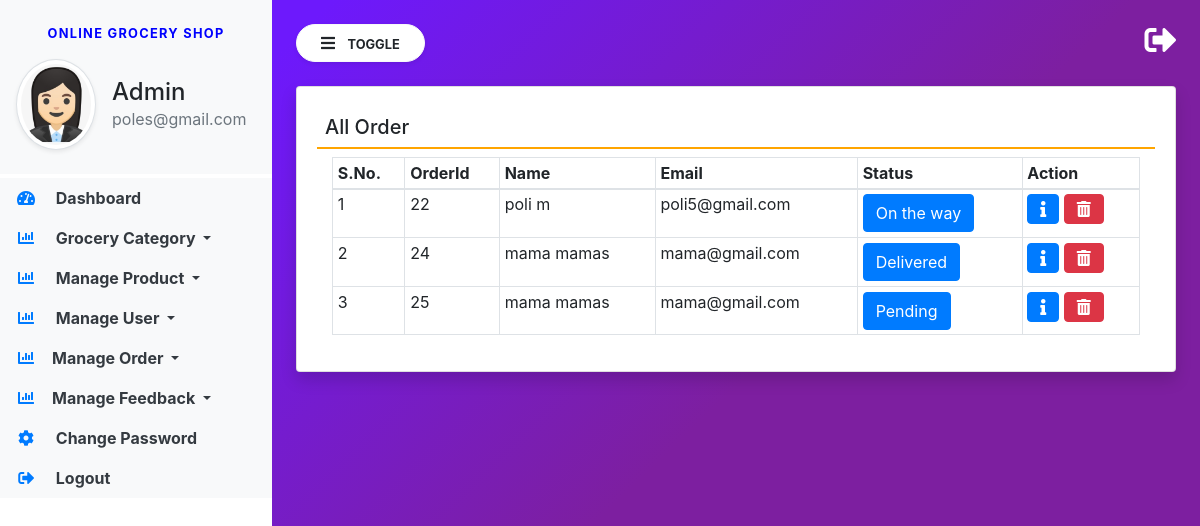
The page /manage-order/ (signed in) on the database its author committed.
### groceryapp/models.py (models this page shows, shortened)
class Booking(models.Model):
    user = models.ForeignKey(User, on_delete=models.CASCADE, null=True, blank=True)
    product = models.TextField(default={'objects': []}, null=True, blank=True)
    total = models.CharField(max_length=100, null=True, blank=True)
    status = models.IntegerField(choices=ORDERSTATUS, default=1)
    created = models.DateTimeField(auto_now_add=True)
    updated = models.DateTimeField(auto_now=True)

### groceryapp/views.py (the view)
# urls.py: path('manage-order/', manage_order, name="manage_order"),
def manage_order(request):
    if not request.user.is_staff:
        return redirect('admin_login')
    action = request.GET.get('action', 0)
    order = Booking.objects.filter(status=int(action))
    order_status = ORDERSTATUS[int(action)-1][1]
    if int(action) == 0:
        order = Booking.objects.filter()
        order_status = 'All'
    return render(request, 'manage_order.html', locals())

### groceryapp/templatetags/custom_tags.py (called while the page is built)
@register.filter()
def get_product(productli):
    try:
        productli = productli.replace("'", '"')
        myli = json.loads(str(productli))['objects'][0]
        print(myli)
        pro_li = []
        for i, j in myli.items():
            pro_li.append(int(i))
        product = Product.objects.filter(id__in=pro_li)
        print(product)
        return product
    except:
        return None

@register.simple_tag
def get_qty(pro, bookid):
    try:
        book = Booking.objects.get(id=bookid)
        productli = book.product.replace("'", '"')
        myli = json.loads(str(productli))['objects'][0]
        return myli[str(pro)]
    except:
        return 0

### groceryapp/templates/manage_order.html (shortened to what this page needs)
{% extends 'admin_base.html' %}
{% block main %}
{% load custom_tags %}
<div class="card shadow">
    <div class="card-body">
        <h5 class="p-2" style="border-bottom: 2px solid orange;">{{order_status}} Order</h5>
        <div class="container-fluid">
            <table class="table table-bordered table-sm" id="example">
                <thead>
                <tr>
                    <th>S.No.</th>
                    <th>OrderId</th>
                    <th>Name</th>
                    <th>Email</th>
                    <th>Status</th>
                    <th>Action</th>
                </tr>
                </thead>
                <tbody>
                {% for i in order %}
                <tr>
                    <td>{{forloop.counter}}</td>
                    <td>{{i.id}}</td>
                    <td>{{i.user.first_name}} {{i.user.last_name}}</td>
                    <td>{{i.user.username}}</td>
                    <td>
                      <a href="/admin-order-track/{{i.id}}/" class="btn btn-primary" title="Track Status">{{i.get_status_display}}</a>
                    </td>
                    <td>
                      <button type="button" class="btn btn-primary" data-toggle="modal" data-target="#exampleModal-{{forloop.counter}}">
                          <i class="fas fa-info"></i>
                      </button>
                        <a href="/delete-order/{{i.id}}/?action={{request.GET.action}}" class="btn btn-danger"
                           onclick="return confirm('Are You Sure?')">
                            <i class="fas fa-trash-alt"></i>
                        </a>
                    </td>
                </tr>
                {% endfor %}
                </tbody>
            </table>
        </div>
    </div>
</div>
{% endblock %}

### groceryapp/templates/admin_base.html (shortened to what this page needs)
{% load static %}
<html lang="en">
<head>
    <link rel="stylesheet" href="https://maxcdn.bootstrapcdn.com/bootstrap/4.3.1/css/bootstrap.min.css">
    <link rel="stylesheet" href="https://use.fontawesome.com/releases/v5.6.3/css/all.css"
>
    <link rel="stylesheet" type="text/css" href="{% static 'css/sidebar.css' %}">
</head>
<body>
<div class="vertical-nav bg-white" id="sidebar">
    <div class="py-4 px-3 mb-1 bg-light">
        <p class="font-weight-bold text-uppercase px-3 small dashboard-text text-center">Online Grocery Shop</p>
        <div class="media d-flex align-items-center">
            <img src="{% static 'images/adminlogo.png' %}" width="80" height="80"
                 class="mr-3 rounded-circle img-thumbnail shadow-sm">
            <div class="media-body">
                <h4 class="mb-0">Admin</h4>
                <p class="text-muted mb-0">{{request.user.email}}</p>
            </div>
        </div>
    </div>
    <ul class="nav flex-column bg-white">
        <li class="nav-item">
            <a href="/admindashboard/" class="nav-link text-dark bg-light">
                <i class="fas fa-tachometer-alt fa-fw mr-3 text-primary"></i>
                Dashboard
            </a>
        </li>
        <li class="nav-item dropdown">
            <a class="nav-link dropdown-toggle text-dark bg-light" href="#" id="navbardrop" data-toggle="dropdown">
                <i class="fas fa-chart-bar mr-3 text-primary fa-fw"></i> Grocery Category
            </a>
        </li>
        <li class="nav-item dropdown">
            <a class="nav-link dropdown-toggle text-dark bg-light" href="#" id="navbardrop" data-toggle="dropdown">
                <i class="fas fa-chart-bar mr-3 text-primary fa-fw"></i> Manage Product
            </a>
        </li>
        <li class="nav-item dropdown">
            <a class="nav-link dropdown-toggle text-dark bg-light" href="#" id="navbardrop" data-toggle="dropdown">
                <i class="fas fa-chart-bar mr-3 text-primary fa-fw"></i> Manage User
            </a>
        </li>
        <li class="nav-item dropdown">
            <a class="nav-link dropdown-toggle text-dark bg-light" href="#" id="navbardrop" data-toggle="dropdown">
                <i class="fas fa-chart-bar mr-3 text-primary fa-fw"></i>Manage Order
            </a>
        </li>
        <li class="nav-item dropdown">
            <a class="nav-link dropdown-toggle text-dark bg-light" href="#" id="navbardrop" data-toggle="dropdown">
                <i class="fas fa-chart-bar mr-3 text-primary fa-fw"></i>Manage Feedback
            </a>
        </li>
        <li class="nav-item">
            <a href="/admin-change-password/" class="nav-link text-dark bg-light">
                <i class="fas fa-cog mr-3 text-primary fa-fw"></i>
                Change Password
            </a>
        </li>
        <li class="nav-item">
            <a href="/logout/" class="nav-link text-dark bg-light">
                <i class="fas fa-sign-out-alt mr-3 text-primary fa-fw"></i>
                Logout
            </a>
        </li>
    </ul>
</div>
<div class="page-content p-4" id="content">
    <a href="/logout/" title="logout" class="float-right text-white"><i class="fas fa-sign-out-alt fa-2x"></i></a>
    <button id="sidebarCollapse" type="button" class="btn btn-light bg-white rounded-pill shadow-sm px-4 mb-4">
        <i class="fas fa-bars mr-2"></i>
        <small class="text-uppercase font-weight-bold">Toggle</small>
    </button>
    {% block main %}
    {% endblock %}
</div>
</body>
</html>

### groceryapp/static/css/sidebar.css (style rules this page uses)
body { background-image : linear-gradient(135.9deg,rgba(109,25,252,1) 16.4%,rgba(125,31,160,1) 56.1%); min-height:100vh; }
.vertical-nav { min-width : 17rem; width : 17rem; height:100vh; position:fixed; top:0; left:0; transition: all 0.4s; }
.page-content { width:calc(100% - 17rem); margin-left:17rem; transition:all 0.4s; }
.dashboard-text { letter-spacing : 0.1em; color : blue; }
.nav-link { font-weight : bold; }

### rows shown on the page
Booking: id "22", user.first_name "poli", user.last_name "m", user.username "poli5@gmail.com", status "On the way"
Booking: id "24", user.first_name "mama", user.last_name "mamas", user.username "mama@gmail.com", status "Delivered"
Booking: id "25", user.first_name "mama", user.last_name "mamas", user.username "mama@gmail.com", status "Pending"

### other values the page prints
{{ request.user.email }} "poles@gmail.com"
{{ order_status }} "All"
